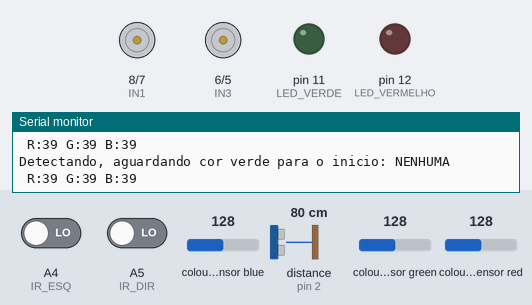
The sketch below on a simulated Arduino Uno, built with avr-gcc and run on an emulated ATmega328P. Parts: motor-driver pin pairs drawn as motors (green arrow = first pin HIGH = forward, orange = second pin HIGH = backward, longer = more drive, scaled by the enable pin), output pins drawn as LEDs (lit = HIGH), the last lines printed to the serial monitor. Wiring (inferred from the names in the program): TCS3200 colour sensor: output pin 4; S2 A2; S3 A3; S0 A0; S1 A1. The inputs (shaded band) are chosen by the test bench; at power-on: colour sensor blue 128, A4 (IR_ESQ) LOW, A5 (IR_DIR) LOW, distance to the obstacle (sensor on pin 2) 80 cm, colour sensor green 128, colour sensor red 128. The echo pulse lasts 58.3 µs per cm; pins used as bus, display or sensor lines are not drawn.

Above: at 0.8 s.
0.9 s: colour sensor blue set to 112
2.7 s: colour sensor blue set to 105
At 4.7 s:
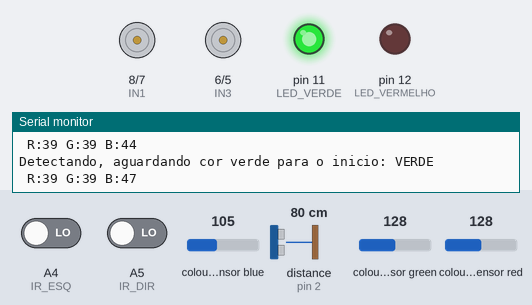
At 10.0 s:
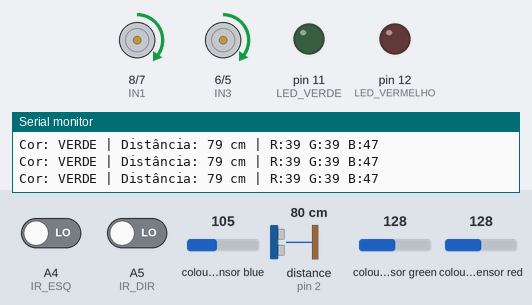
Timing chart, 0 to 11.1 s (numbered marks = the images above; inputs shaded):
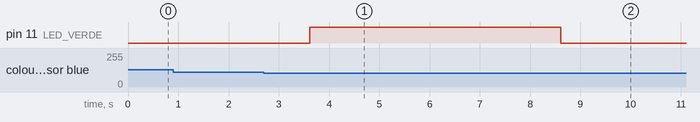

The sketch:

FinalV3.ino
```cpp
// Autor: Cleyson Soares
// Projeto: Carrinho seguidor de linha com RGB, IR e Ultrassônico
// Versão: 4.0 (integração final completa)
// Data: 23/10/2025

// ---------- Motores ----------
#define ENA 9
#define IN1 8
#define IN2 7
#define ENB 10
#define IN3 6
#define IN4 5

// ---------- Sensor Ultrassônico ----------
#define TRIG 3
#define ECHO 2

// ---------- LEDs ----------
#define LED_VERDE 11
#define LED_VERMELHO 12

// ---------- Sensor RGB TCS230 ----------
#define S0 A0
#define S1 A1
#define S2 A2
#define S3 A3
#define OUT 4

// ---------- Sensores Infravermelhos ----------
#define IR_ESQ A4
#define IR_DIR A5

// ---------- Variáveis ----------
int redFrequency = 0;
int greenFrequency = 0;
int blueFrequency = 0;

// ---------- Valores de calibração ----------
int RED_REF = 100;
int GREEN_REF = 100;
int BLUE_REF = 100;

bool fimPercurso = false;

// ---------- Funções ----------
void andarFrente();
void pararMotores();
void virarEsquerda();
void virarDireita();
long medirDistancia();
int readChannel(bool s2, bool s3);
String detectarCor();
void seguirLinha();
void calibrarSensor();

void setup() {
  // Sensores ultrassônico
  pinMode(TRIG, OUTPUT);
  pinMode(ECHO, INPUT);

  // LEDs
  pinMode(LED_VERDE, OUTPUT);
  pinMode(LED_VERMELHO, OUTPUT);

  // Motores
  pinMode(ENA, OUTPUT);
  pinMode(IN1, OUTPUT);
  pinMode(IN2, OUTPUT);
  pinMode(ENB, OUTPUT);
  pinMode(IN3, OUTPUT);
  pinMode(IN4, OUTPUT);

  // Sensor RGB
  pinMode(S0, OUTPUT);
  pinMode(S1, OUTPUT);
  pinMode(S2, OUTPUT);
  pinMode(S3, OUTPUT);
  pinMode(OUT, INPUT);
  digitalWrite(S0, HIGH);
  digitalWrite(S1, LOW);

  // Sensores IR
  pinMode(IR_ESQ, INPUT);
  pinMode(IR_DIR, INPUT);

  Serial.begin(9600);
  Serial.println("=== Start Veículo Autônomo ===");

  //Calibração automatica do sensor TCS230
  //calibrarSensor();

  // Espera cor verde para começar
  String corDetectada = "";
  do {
    corDetectada = detectarCor();
    Serial.print("Detectando, aguardando cor verde para o inicio: ");
    Serial.println(corDetectada);
    Serial.print(" R:");
    Serial.print(redFrequency);
    Serial.print(" G:");
    Serial.print(greenFrequency);
    Serial.print(" B:");
    Serial.println(blueFrequency);
    delay(500);
  } while (corDetectada != "VERDE");

  digitalWrite(LED_VERDE, HIGH);
  delay(5000);
  digitalWrite(LED_VERDE, LOW);
  andarFrente();
}

void loop() {
  String cor = detectarCor();
  long distancia = medirDistancia();

  Serial.print("Cor: ");
  Serial.print(cor);
  Serial.print(" | Distância: ");
  Serial.print(distancia);
  Serial.print(" cm | R:");
  Serial.print(redFrequency);
  Serial.print(" G:");
  Serial.print(greenFrequency);
  Serial.print(" B:");
  Serial.println(blueFrequency);

  if (fimPercurso) {
    pararMotores();
    digitalWrite(LED_VERMELHO, HIGH);

    if (cor == "VERDE") {
      fimPercurso = false;
      digitalWrite(LED_VERDE, HIGH);
      delay(5000);
      digitalWrite(LED_VERDE, LOW);
    }

    delay(100);
    return;
  }

  // Evita colisão
  if (distancia <= 10 && distancia > 0) {
    pararMotores();
    digitalWrite(LED_VERMELHO, HIGH);
    delay(500);
  }
  else if (cor == "VERMELHO") {
    pararMotores();
    digitalWrite(LED_VERMELHO, HIGH);
    delay(5000); // fica parado 5 segundos
    digitalWrite(LED_VERMELHO, LOW);
    fimPercurso = true;
  }
  else if (cor == "AMARELO") {
    pararMotores();

    for (int i = 0; i < 5; i++) {
      digitalWrite(LED_VERMELHO, HIGH);
      delay(500);
      digitalWrite(LED_VERMELHO, LOW);
      delay(500);
    }
    seguirLinha();
  }
  else if (cor == "VERDE") {
    digitalWrite(LED_VERMELHO, LOW);
    seguirLinha();
  }
  else {
    digitalWrite(LED_VERMELHO, LOW);
    seguirLinha();
  }
  delay(100);
}

// ---------- Funções auxiliares ----------
long medirDistancia() {
  digitalWrite(TRIG, LOW);
  delayMicroseconds(2);
  digitalWrite(TRIG, HIGH);
  delayMicroseconds(10);
  digitalWrite(TRIG, LOW);
  long duracao = pulseIn(ECHO, HIGH);
  return duracao * 0.034 / 2;
}

void andarFrente() {
  digitalWrite(IN1, HIGH);
  digitalWrite(IN2, LOW);
  analogWrite(ENA, 80);

  digitalWrite(IN3, HIGH);
  digitalWrite(IN4, LOW);
  analogWrite(ENB, 80);
}

void pararMotores() {
  analogWrite(ENA, 0);
  analogWrite(ENB, 0);
  digitalWrite(IN1, LOW);
  digitalWrite(IN2, LOW);
  digitalWrite(IN3, LOW);
  digitalWrite(IN4, LOW);
}

void virarEsquerda() {
  digitalWrite(IN1, LOW);
  digitalWrite(IN2, HIGH);
  analogWrite(ENA, 70);

  digitalWrite(IN3, HIGH);
  digitalWrite(IN4, LOW);
  analogWrite(ENB, 70);
}

void virarDireita() {
  digitalWrite(IN1, HIGH);
  digitalWrite(IN2, LOW);
  analogWrite(ENA, 70);

  digitalWrite(IN3, LOW);
  digitalWrite(IN4, HIGH);
  analogWrite(ENB, 70);
}

void seguirLinha() {
  int esquerda = digitalRead(IR_ESQ);
  int direita = digitalRead(IR_DIR);

  if (esquerda == LOW && direita == LOW) {
    andarFrente();
  } else if (esquerda == LOW && direita == HIGH) {
    virarEsquerda();
  } else if (esquerda == HIGH && direita == LOW) {
    virarDireita();
  } else {
    pararMotores();
  }
}

int readChannel(bool s2, bool s3) {
  digitalWrite(S2, s2);
  digitalWrite(S3, s3);
  delayMicroseconds(200);
  unsigned long soma = 0;
  for (int i = 0; i < 5; i++) soma += pulseIn(OUT, LOW, 100000);
  return soma / 5;
}

void calibrarSensor() {
  Serial.println("=== CALIBRAÇÃO DE BRANCO ===");
  Serial.println("Posicione o sensor sobre branco puro...");
  delay(3000);

  RED_REF = readChannel(LOW, LOW);
  GREEN_REF = readChannel(HIGH, HIGH);
  BLUE_REF = readChannel(LOW, HIGH);

  Serial.print("Calibração concluída - R:");
  Serial.print(RED_REF);
  Serial.print(" G:");
  Serial.print(GREEN_REF);
  Serial.print(" B:");
  Serial.println(BLUE_REF);
  delay(2000);
}

String detectarCor() {
  redFrequency   = readChannel(LOW,  LOW);
  greenFrequency = readChannel(HIGH, HIGH);
  blueFrequency  = readChannel(LOW,  HIGH);

  int R = redFrequency;
  int G = greenFrequency;
  int B = blueFrequency;

  bool isYellow = (R < 20 && G > 20 && G < 30 && B > 35);
  bool isRed = (G > 50 && R < 25 && B < 45);
  bool isGreen = (R > 35 && R < 45 && G > 33 && G < 42 && B > 45);

  if (isGreen) {
    return "VERDE";
  }
  else if (isRed) {
    return "VERMELHO";
  }
  else if (isYellow) {
    return "AMARELO";
  }
  else {
    return "NENHUMA";
  }
}
```

Measured:
- the behaviour switches between 108 and 107 on colour sensor blue (found by bisection; images 0 and 1)
- after the input at 2.7 s, pin 11 (LED_VERDE): LOW → HIGH after 0.91 s, → LOW 5.0 s later; motor on pin 8 (IN1) / pin 7 (IN2), motor on pin 6 (IN3) / pin 5 (IN4): stopped → forward 80/255 after 5.9 s
